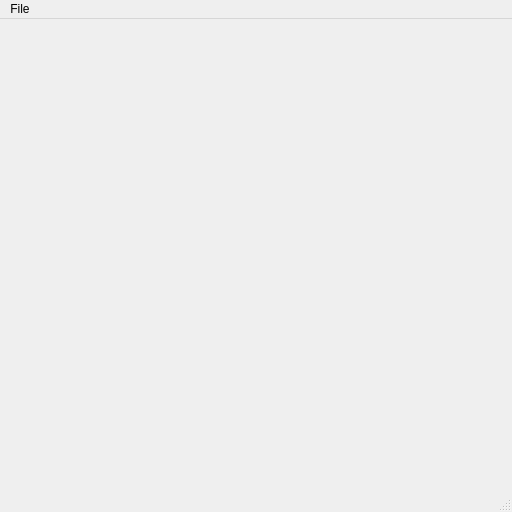
<?xml version="1.0" encoding="UTF-8"?>
<ui version="4.0">
 <class>MainWindow</class>
 <widget class="QMainWindow" name="MainWindow">
  <property name="geometry">
   <rect>
    <x>0</x>
    <y>0</y>
    <width>512</width>
    <height>512</height>
   </rect>
  </property>
  <property name="minimumSize">
   <size>
    <width>512</width>
    <height>512</height>
   </size>
  </property>
  <property name="maximumSize">
   <size>
    <width>512</width>
    <height>512</height>
   </size>
  </property>
  <property name="windowTitle">
   <string>MainWindow</string>
  </property>
  <property name="styleSheet">
   <string notr="true"/>
  </property>
  <widget class="QWidget" name="centralwidget"/>
  <widget class="QMenuBar" name="menubar">
   <property name="geometry">
    <rect>
     <x>0</x>
     <y>0</y>
     <width>512</width>
     <height>23</height>
    </rect>
   </property>
   <widget class="QMenu" name="menuFile">
    <property name="title">
     <string>File</string>
    </property>
    <addaction name="actionSave"/>
    <addaction name="actionLoad"/>
   </widget>
   <addaction name="menuFile"/>
  </widget>
  <widget class="QStatusBar" name="statusbar"/>
  <action name="actionSave">
   <property name="text">
    <string>Save</string>
   </property>
  </action>
  <action name="actionLoad">
   <property name="text">
    <string>Load</string>
   </property>
  </action>
 </widget>
 <resources/>
 <connections/>
</ui>
